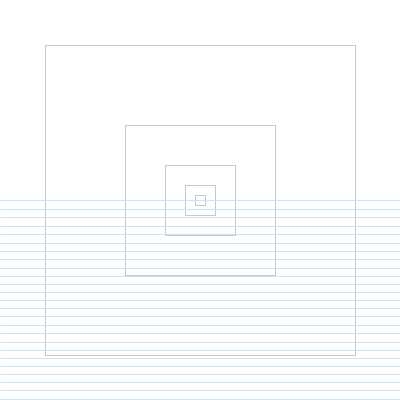
Frame 1 (no input)
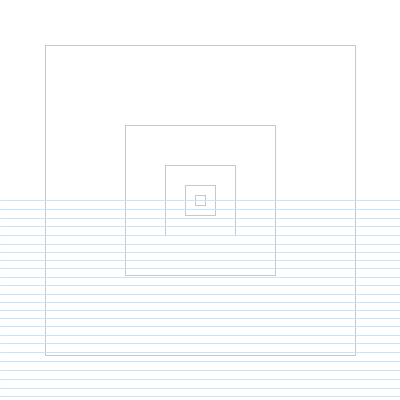
Frame 60 (the mouse pressed at the canvas centre just before this capture)
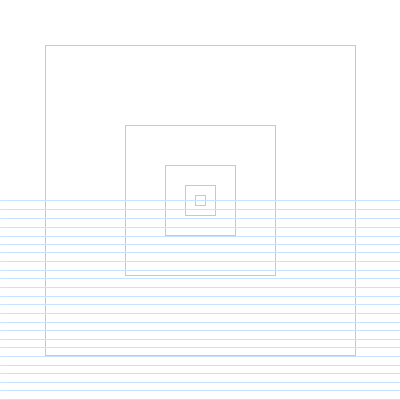
Frame 120 (the mouse held since frame 60 and released just before this capture)

The Processing sketch that drew these frames (run headless with seeded random() and noise(); from frame 60 on, the mouse is pressed at the canvas centre):

// Processing sketch: processing_91480
// ── processing_91480.pde

// Homework 8
// Joseph Oak © 2013
// Press 1 or 2 to change the central shapes

float diam, x, randI, state, value, deltaX;

void setup() {
  size(400, 400);
  background(255);
  diam = 15;
  x = 15;
  randI = 10;
  rectMode(CENTER);
  frameRate(10);
  state = 1;
}

void draw() {
  noStroke();
  fill(255);
  rect(width/2, height/2, width, height);
  if (state == 1) {
    whileLoop();
  } else if (state == 2) {
    whileLoop2();
  }
  forLoop();
}

void whileLoop() {
  diam = 0;
  randI = 5;
  while (diam <= width) {
    stroke(200);
    noFill();
    rect(width/2, height/2, diam, diam);
    randI = randI * 2;
    diam = diam + randI;
  }
}

void whileLoop2() {
  diam = 0;
  randI = 5;
  while (diam < width) {
    stroke(200);
    noFill();
    ellipse(width/2, height/2, diam, diam);
    randI = randI * 2;
    diam = diam + randI;
  }
}

void keyPressed() {
  if (key == '1') {
    state = 1;
  } else if (key == '2') {
    state = 2;
  }
}

void forLoop() {
  for (int x = 0; x < width; x += random(8, 10)) {
    stroke(200, 227.5, 255);
    line(0, x + height/2, width, x + height/2);
  }
}
